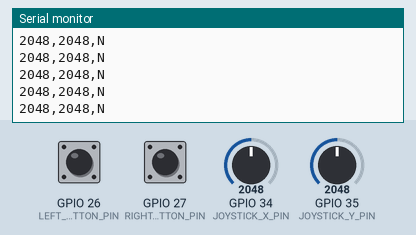
A sketch run on a simulated ESP32. Parts: the last lines printed to the serial monitor. The inputs (shaded band) are chosen by the test bench; at power-on: GPIO 26 (LEFT_BUTTON_PIN) HIGH, GPIO 27 (RIGHT_BUTTON_PIN) HIGH, GPIO 34 (JOYSTICK_X_PIN) = 2048, GPIO 35 (JOYSTICK_Y_PIN) = 2048 (analog values on the 0–4095 scale).

Above: at 2.2 s.
2.3 s: GPIO 26 (LEFT_BUTTON_PIN) pulled LOW for 0.15 s
At 2.32 s:
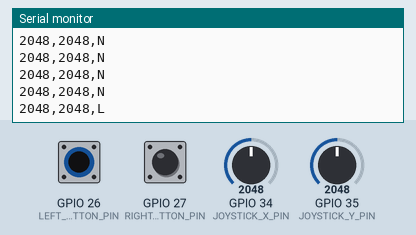
3.9 s: GPIO 27 (RIGHT_BUTTON_PIN) pulled LOW for 0.15 s
At 3.93 s:
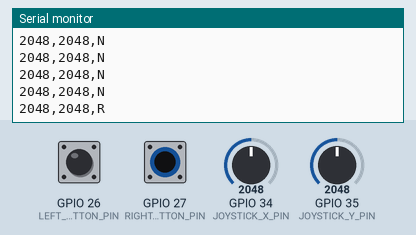
5.5 s: GPIO 34 (JOYSTICK_X_PIN) set to 2866
At 5.55 s:
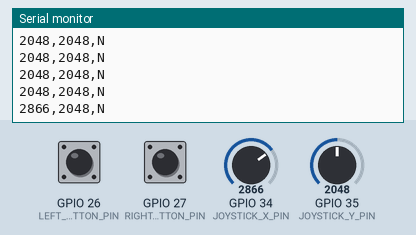
7.0 s: GPIO 35 (JOYSTICK_Y_PIN) set to 2866
At 7.0 s:
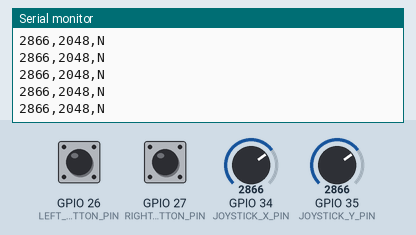
8.5 s: GPIO 26 (LEFT_BUTTON_PIN) pulled LOW for 1 s
At 8.51 s:
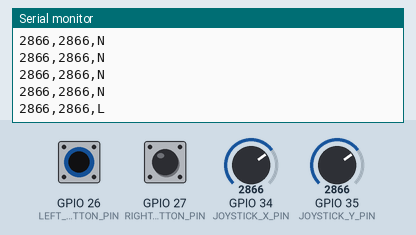
11.0 s: GPIO 27 (RIGHT_BUTTON_PIN) pulled LOW for 1 s
At 11.03 s:
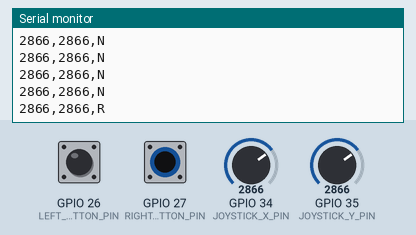

Measured:
- after the input at 2.3 s, the serial monitor: prints a new line at once (image 1)
- after the input at 3.9 s, the serial monitor: prints a new line at once (image 2)
- after the input at 5.5 s, the serial monitor: prints a new line at once (image 3)
- after the input at 8.5 s, the serial monitor: prints a new line at once (image 5)
- after the input at 11.0 s, the serial monitor: prints a new line at once (image 6)

The sketch:

Joystick_Test.ino
```cpp
// ESP32 Joystick Reader
// Reads X and Y analog joystick values and two joystick buttons over USB Serial

#define JOYSTICK_X_PIN 34
#define JOYSTICK_Y_PIN 35

#define LEFT_BUTTON_PIN 26   // D26
#define RIGHT_BUTTON_PIN 27  // D27

void setup() {
  Serial.begin(115200);

  // ESP32 ADC setup
  analogReadResolution(12);
  // 12-bit ADC gives values from 0 to 4095

  analogSetAttenuation(ADC_11db);
  // Allows reading close to full 0V to 3.3V range

  // Button setup
  pinMode(LEFT_BUTTON_PIN, INPUT_PULLUP);
  pinMode(RIGHT_BUTTON_PIN, INPUT_PULLUP);
  // With INPUT_PULLUP:
  // not pressed = HIGH
  // pressed = LOW

  delay(1000);
  Serial.println("Joystick reader started");
  Serial.println("X,Y,Button");
}

void loop() {
  int xValue = analogRead(JOYSTICK_X_PIN);
  int yValue = analogRead(JOYSTICK_Y_PIN);

  bool leftPressed = digitalRead(LEFT_BUTTON_PIN) == LOW;
  bool rightPressed = digitalRead(RIGHT_BUTTON_PIN) == LOW;

  Serial.print(xValue);
  Serial.print(",");
  Serial.print(yValue);
  Serial.print(",");

  if (leftPressed) {
    Serial.println("L");
  }
  else if (rightPressed) {
    Serial.println("R");
  }
  else {
    Serial.println("N"); // N = no button pressed
  }

  delay(50);
  // 50 ms = about 20 readings per second
}
```
